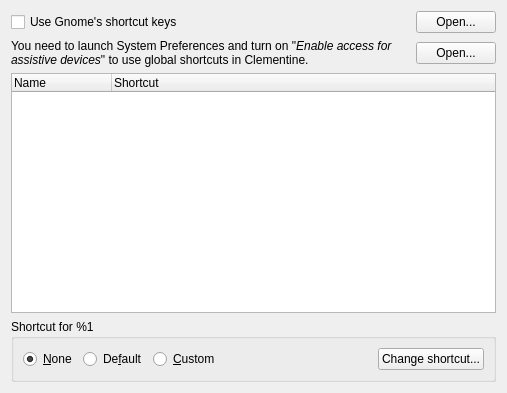
<?xml version="1.0" encoding="UTF-8"?>
<ui version="4.0">
 <class>GlobalShortcutsSettingsPage</class>
 <widget class="QWidget" name="GlobalShortcutsSettingsPage">
  <property name="geometry">
   <rect>
    <x>0</x>
    <y>0</y>
    <width>507</width>
    <height>393</height>
   </rect>
  </property>
  <property name="windowTitle">
   <string>Configure Shortcuts</string>
  </property>
  <property name="windowIcon">
   <iconset resource="../../data/data.qrc">
    <normaloff>:/icon.png</normaloff>:/icon.png</iconset>
  </property>
  <layout class="QVBoxLayout" name="verticalLayout">
   <item>
    <widget class="QWidget" name="gnome_container" native="true">
     <layout class="QHBoxLayout" name="horizontalLayout_2">
      <property name="margin">
       <number>0</number>
      </property>
      <item>
       <widget class="QCheckBox" name="gnome_checkbox">
        <property name="sizePolicy">
         <sizepolicy hsizetype="Expanding" vsizetype="Fixed">
          <horstretch>0</horstretch>
          <verstretch>0</verstretch>
         </sizepolicy>
        </property>
        <property name="text">
         <string>Use Gnome's shortcut keys</string>
        </property>
       </widget>
      </item>
      <item>
       <widget class="QPushButton" name="gnome_open">
        <property name="text">
         <string>Open...</string>
        </property>
       </widget>
      </item>
     </layout>
    </widget>
   </item>
   <item>
    <widget class="QWidget" name="mac_container" native="true">
     <layout class="QHBoxLayout" name="horizontalLayout_3">
      <property name="spacing">
       <number>0</number>
      </property>
      <property name="margin">
       <number>0</number>
      </property>
      <item>
       <widget class="QLabel" name="mac_label">
        <property name="sizePolicy">
         <sizepolicy hsizetype="Expanding" vsizetype="Preferred">
          <horstretch>0</horstretch>
          <verstretch>0</verstretch>
         </sizepolicy>
        </property>
        <property name="text">
         <string>You need to launch System Preferences and turn on &quot;&lt;span style=&quot; font-style:italic;&quot;&gt;Enable access for assistive devices&lt;/span&gt;&quot; to use global shortcuts in Clementine.</string>
        </property>
        <property name="wordWrap">
         <bool>true</bool>
        </property>
       </widget>
      </item>
      <item>
       <widget class="QPushButton" name="mac_open">
        <property name="text">
         <string>Open...</string>
        </property>
       </widget>
      </item>
     </layout>
    </widget>
   </item>
   <item>
    <widget class="QTreeWidget" name="list">
     <property name="editTriggers">
      <set>QAbstractItemView::NoEditTriggers</set>
     </property>
     <property name="alternatingRowColors">
      <bool>true</bool>
     </property>
     <property name="rootIsDecorated">
      <bool>false</bool>
     </property>
     <property name="allColumnsShowFocus">
      <bool>true</bool>
     </property>
     <column>
      <property name="text">
       <string>Name</string>
      </property>
     </column>
     <column>
      <property name="text">
       <string>Shortcut</string>
      </property>
     </column>
    </widget>
   </item>
   <item>
    <widget class="QGroupBox" name="shortcut_options">
     <property name="enabled">
      <bool>true</bool>
     </property>
     <property name="title">
      <string>Shortcut for %1</string>
     </property>
     <layout class="QHBoxLayout" name="horizontalLayout">
      <item>
       <widget class="QRadioButton" name="radio_none">
        <property name="enabled">
         <bool>true</bool>
        </property>
        <property name="text">
         <string>&amp;None</string>
        </property>
        <property name="checked">
         <bool>true</bool>
        </property>
       </widget>
      </item>
      <item>
       <widget class="QRadioButton" name="radio_default">
        <property name="text">
         <string>De&amp;fault</string>
        </property>
       </widget>
      </item>
      <item>
       <widget class="QRadioButton" name="radio_custom">
        <property name="text">
         <string>&amp;Custom</string>
        </property>
       </widget>
      </item>
      <item>
       <spacer name="horizontalSpacer">
        <property name="orientation">
         <enum>Qt::Horizontal</enum>
        </property>
        <property name="sizeHint" stdset="0">
         <size>
          <width>40</width>
          <height>20</height>
         </size>
        </property>
       </spacer>
      </item>
      <item>
       <widget class="QPushButton" name="change">
        <property name="text">
         <string>Change shortcut...</string>
        </property>
       </widget>
      </item>
     </layout>
    </widget>
   </item>
  </layout>
 </widget>
 <tabstops>
  <tabstop>list</tabstop>
  <tabstop>radio_none</tabstop>
  <tabstop>radio_default</tabstop>
  <tabstop>radio_custom</tabstop>
  <tabstop>change</tabstop>
 </tabstops>
 <resources>
  <include location="../../data/data.qrc"/>
 </resources>
 <connections>
  <connection>
   <sender>gnome_checkbox</sender>
   <signal>toggled(bool)</signal>
   <receiver>list</receiver>
   <slot>setDisabled(bool)</slot>
   <hints>
    <hint type="sourcelabel">
     <x>63</x>
     <y>25</y>
    </hint>
    <hint type="destinationlabel">
     <x>82</x>
     <y>63</y>
    </hint>
   </hints>
  </connection>
  <connection>
   <sender>gnome_checkbox</sender>
   <signal>toggled(bool)</signal>
   <receiver>shortcut_options</receiver>
   <slot>setDisabled(bool)</slot>
   <hints>
    <hint type="sourcelabel">
     <x>244</x>
     <y>26</y>
    </hint>
    <hint type="destinationlabel">
     <x>122</x>
     <y>298</y>
    </hint>
   </hints>
  </connection>
 </connections>
</ui>
